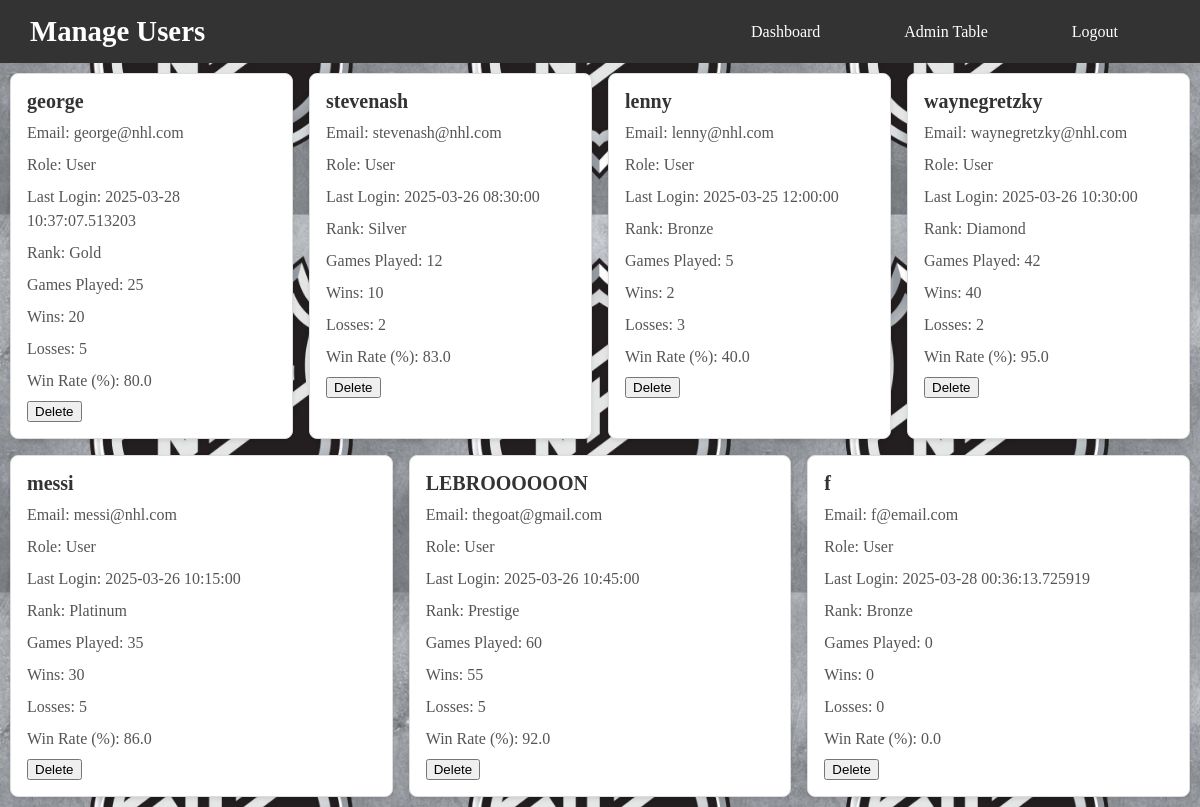
The app's page /manageUsers (signed in), older data.
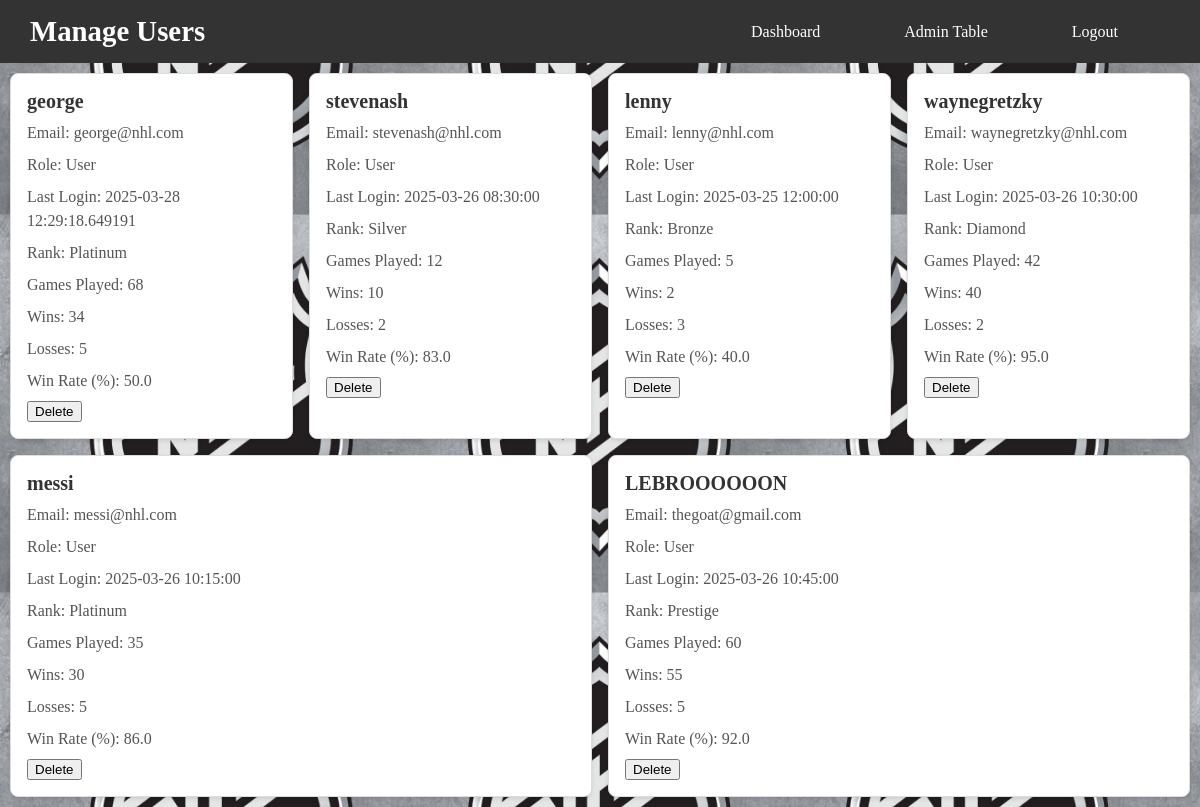
The same page, newer data.
### app/app.py (models this page shows, shortened)
class User(UserMixin, db.Model):
    __tablename__ = 'user'
    id = db.Column(db.Integer, primary_key=True)
    username = db.Column(db.String(80), unique=True, nullable=False)
    password = db.Column(db.String(80), unique=True, nullable=False)
    email = db.Column(db.String(120), unique=True, nullable=False)
    last_login = db.Column(db.DateTime, default=datetime.utcnow, onupdate=datetime.utcnow)
    player_rank = db.Column(db.String(50), nullable=False, default="Bronze")
    total_games_played = db.Column(db.Integer, nullable=False, default=0)
    wins = db.Column(db.Integer, nullable=False, default=0)
    losses = db.Column(db.Integer, nullable=False, default=0)
    win_rate = db.Column(db.Float, nullable=False, default=0.0)

### app/app.py (the view)
@app.route("/manageUsers")
@login_required
def manage_users():
    users = User.query.all()
    return render_template("Admin/manageUsers.html", users=users)

### app/app.py (called while the page is built)
@login_manager.user_loader
def load_user(user_id):
    admin_user = Admin.query.get(int(user_id))  # Check if the user is an admin
    if admin_user:
        return admin_user
    user = User.query.get(int(user_id))     # Check if the user is a regular user
    return user

### app/templates/Admin/manageUsers.html (shortened to what this page needs)
<!DOCTYPE html>
<html lang="en">
<head>
    <link href="../static/CSS/pages/adminStyles.css" rel="stylesheet" type="text/css">
    <link href="../static/CSS/pages/index.css" rel="stylesheet" type="text/css">
    <link href="../static/CSS/components/basics.css" rel="stylesheet" type="text/css">
    <link href="../static/CSS/components/container.css" rel="stylesheet" type="text/css">
</head>
<body>
    <header>
        <nav class="navbar">
                <h1>Manage Users</h1>
                <ul class="nav-links">
                    <li><a href="{{ url_for('admin_home') }}">Dashboard</a></li>
                    <li><a href="{{ url_for('admin_table') }}">Admin Table</a></li>
                    <li><a href="{{ url_for('logout') }}">Logout</a></li>
                </ul>
        </nav>
    </header>
    <div class="user-card-container">
        {% for user in users %}
        <div class="user-card">
            <h3>{{ user.username }}</h3>
            <p>Email: {{ user.email }}</p>
            <p>Role: User</p>
            <p>Last Login: {{ user.last_login }}</p>
            <p>Rank: {{ user.player_rank }}</p>
            <p>Games Played: {{ user.total_games_played }}</p>
            <p>Wins: {{ user.wins }}</p>
            <p>Losses: {{ user.losses }}</p>
            <p>Win Rate (%):  {{ user.win_rate }}</p>
            <div class="actions">
                <form action="{{ url_for('delete_user', user_id=user.id) }}" method="POST" style="display:inline;" onsubmit="return confirm('Are you sure you want to delete this user?');">
                    <button type="submit" class="delete">Delete</button>
                </form>
            </div>
        </div>
        {% endfor %}
    </div>
</body>
</html>

### app/static/CSS/pages/adminStyles.css (style rules this page uses)
.user-card-container { margin: 10px 10px 10px 10px; display: flex; flex-wrap: wrap; gap: 1rem; }
.user-card { background: #ffffff; border: 1px solid #ddd; border-radius: 8px; padding: 1rem; box-shadow: 0 2px 4px rgba(0, 0, 0, 0.1); flex: 1 1 calc(25% - 1rem); box-sizing: border-box; transition: transform 0.2s, box-shadow 0.2s; }
.user-card h3 { margin: 0 0 0.5rem; font-size: 1.25rem; color: #333; font-weight: bold; }
.user-card p { margin: 0.5rem 0; color: #555; line-height: 1.5; }
ul { list-style: none; padding: 0; margin: 0; display: flex; gap: 1rem; }

### app/static/CSS/pages/index.css (style rules this page uses)
.navbar { display: flex; justify-content: space-between; align-items: center; background-color: #333; padding: 15px 30px; color: white; }
.navbar h1 { font-size: 1.8rem; margin: 0; }
.nav-links { list-style: none; display: flex; gap: 20px; margin: 0; padding: 0; }
.nav-links li { display: inline; }
.nav-links a { color: white; text-decoration: none; font-size: 1rem; padding: 8px 12px; border-radius: 5px; transition: background 0.3s ease; }
nav ul { list-style: none; margin: 0; padding: 0; display: flex; justify-content: center; }
nav ul li { margin-right: 40px; }
nav ul li a { color: white; text-decoration: none; font-size: 1.1rem; border-radius: 4px; transition: background-color 0.3s ease; }

### app/static/CSS/components/basics.css (style rules this page uses)
body { background-image: url("../../images/NHLlogo.jpg"); background-size: 10cm; background-position: center; margin: 0px; }

Row changes from the older to the newer data that the page shows:
removed User: username "f", email "f@email.com", last_login "2025-03-28 00:36:13.725919", player_rank "Bronze", total_games_played "0", wins "0", losses "0", win_rate "0.0"
changed User "george": last_login "2025-03-28 10:37:07.513203" → "2025-03-28 12:29:18.649191"; player_rank "Gold" → "Platinum"; total_games_played "25" → "68"; wins "20" → "34"; win_rate "80.0" → "50.0"
